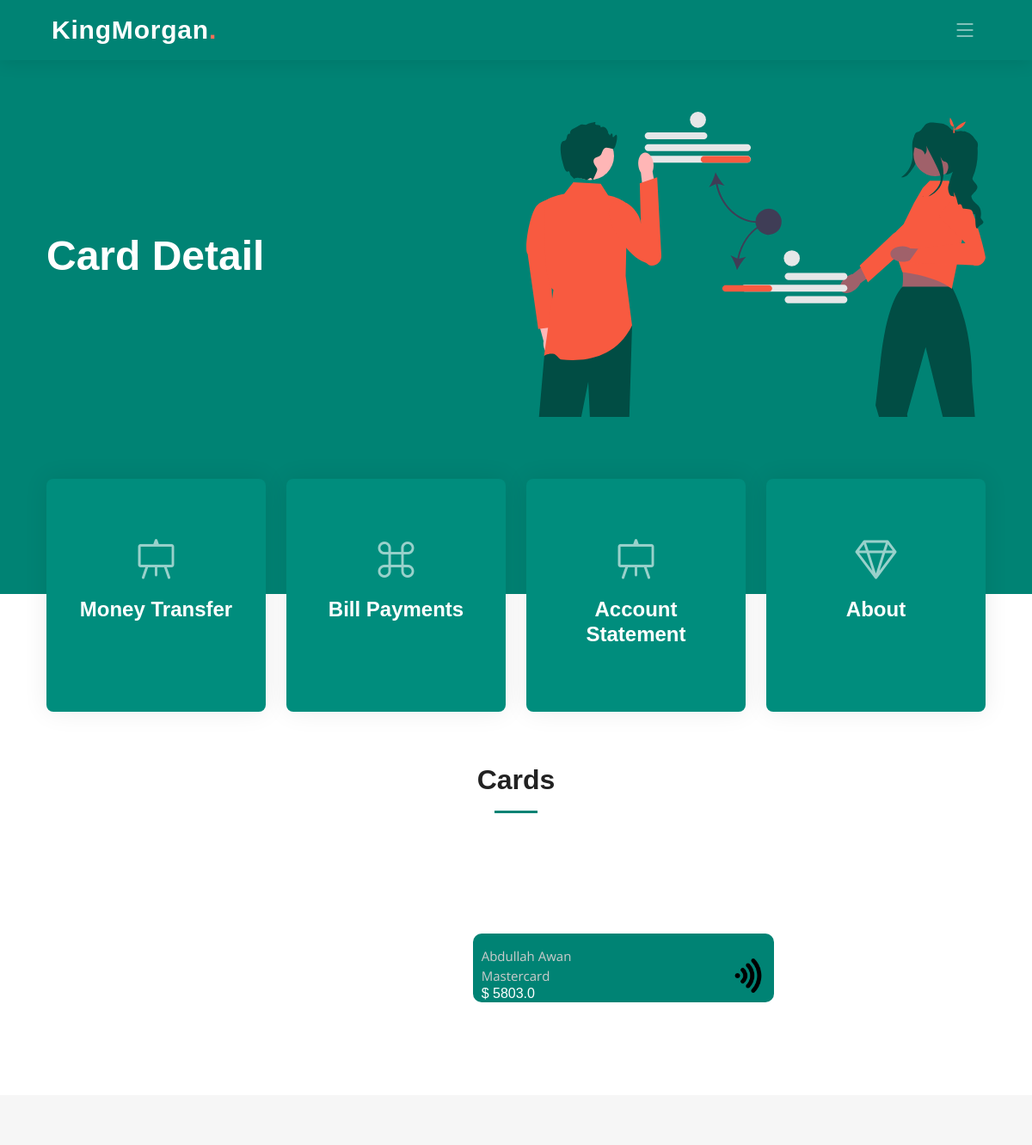
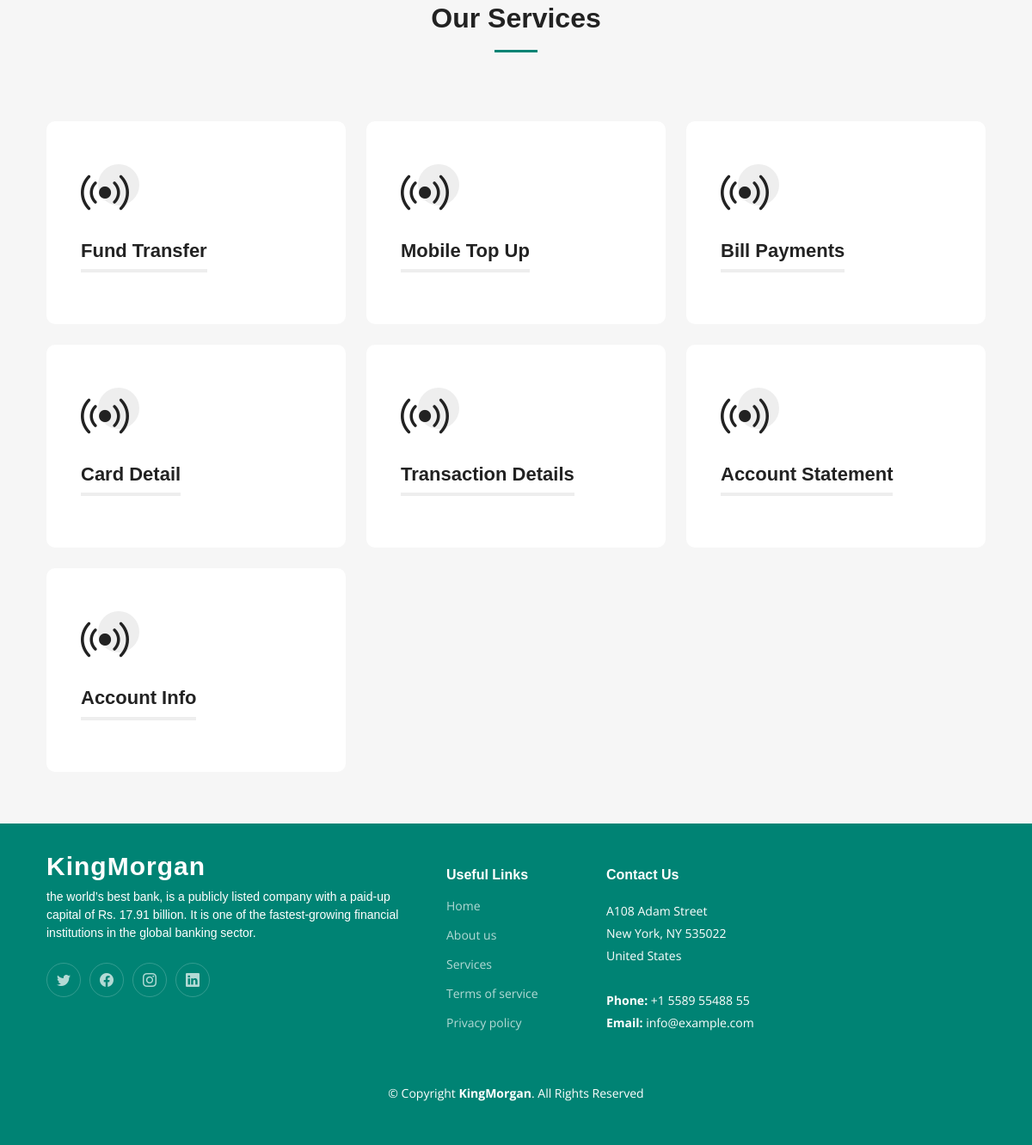
/card/ (signed in), run on the app's committed database (2 pictures, top to bottom).
### app/models.py (models this page shows)
class User(models.Model):
    name = models.CharField(max_length=100)
    email = models.EmailField()
    password = models.CharField(max_length=100)
    phone = models.CharField(max_length=100)
    address = models.CharField(max_length=100)
    CNIC = models.CharField(max_length=14, unique=True)
    phone = models.CharField(max_length=13, unique=True)
    username = models.CharField(max_length=150, null=False,default="")  # Added username field

class ATMcards(models.Model):
    VISA = 'Visa'
    MASTERCARD = 'Mastercard'
    AMERICAN_EXPRESS = 'American Express'
    CARD_TYPE_CHOICES = [
        (VISA, 'Visa'),
        (MASTERCARD, 'Mastercard'),
        (AMERICAN_EXPRESS, 'American Express'),
    ]
    accounts = models.ForeignKey(Accounts, on_delete=models.CASCADE)
    card_number = models.CharField(max_length=16, unique=True)
    pin = models.CharField(max_length=4)
    expiry_date = models.DateField()
    card_type = models.CharField(max_length=20, choices=CARD_TYPE_CHOICES)
    is_active = models.BooleanField(default=False)

class Accounts(models.Model):
    SAVING = 'Saving'
    CURRENT = 'Current'
    FIXED_DEPOSIT = 'Fixed Deposit'
    ACCOUNT_TYPE_CHOICES = [
        (SAVING, 'Saving'),
        (CURRENT, 'Current'),
        (FIXED_DEPOSIT, 'Fixed Deposit'),
    ]
    ACTIVE = 'Active'
    INACTIVE = 'Inactive'
    STATUS_CHOICES = [
        (ACTIVE, 'Active'),
        (INACTIVE, 'Inactive'),
    ]
    user = models.ForeignKey(User, on_delete=models.CASCADE)
    account_number = models.CharField(max_length=100, unique=True)
    balance = models.FloatField()
    account_type = models.CharField(max_length=20, choices=ACCOUNT_TYPE_CHOICES, default=CURRENT)
    status = models.CharField(max_length=20, choices=STATUS_CHOICES, default=ACTIVE)
    bank_id = models.ForeignKey('Banks', on_delete=models.CASCADE, default=11)

### app/views.py (the view)
# urls.py: path('card/', views.card, name='carddetail'),
def card(request):
    user_id = request.session.get('user')  # Make sure this session key is correct
    user = get_object_or_404(User, pk=user_id)
    account = get_object_or_404(Accounts, user_id=user)  # Use user instance here
    card = get_object_or_404(ATMcards, accounts_id=account)  # Use account instance here
    return render(request, 'dashboard/carddetail.html',{'card': card, 'account': account,'services': services,'user': user})

### app/templates/Dashboard/carddetail.html (shortened to what this page needs)
{% extends 'dashboard/index.html' %}
{% load static %}
{% block extra_head %}
  <link href="{% static 'css/card.css' %}" rel="stylesheet">
{% endblock extra_head %}
{% block hero %}<h2><span>Card Detail</span></h2>{% endblock hero %}
{% block content %}
<div class="section-header">
    <h2>Cards</h2>
  </div>
  <div class="card-container d-flex justify-content-center align-items-center" data-aos="fade-up" data-aos-delay="100">
    <div class="row gy-4 justify-content-center align-items-center" data-aos="fade-up" data-aos-delay="100">
      <div class="col-lg-4 col-md-6">
        <div class="upper">
          <div class="card" style="background-color: #008374;">
            <div class="details">
              <div class="d-flex justify-content-between align-items-center">
                <div class="d-flex flex-column card-details">
                  <span class="plus">{{ user.name }}</span>
                  <span class="plus">{{ card.card_type }}</span>
                  <h6 class="amount">$ {{ account.balance }}</h6>
                </div>
              </div>
              <img src="{% static 'img/wifisig.png' %}" width="40" class="coral">
            </div>
          </div>
        </div>
      </div>
    </div>
  </div>
  <section id="services" class="services sections-bg">
    <div class="container" data-aos="fade-up">
        <div class="section-header">
            <h2>Our Services</h2>
        </div>
        <div class="row gy-4" data-aos="fade-up" data-aos-delay="100">
            {% for service in services %}
                <div class="col-lg-4 col-md-6">
                    {% if service.url %}
                        <a href="{% url service.url %}">
                    {% endif %}
                        <div class="service-item position-relative">
                            <div class="icon">
                                <i class="bi {{ service.icon }}"></i>
                            </div>
                            <h3>{{ service.name }}</h3>
                        </div>
                    {% if service.url %}
                        </a>
                    {% endif %}
                </div>
            {% endfor %}
        </div>
    </div>
</section>
{% endblock content %}

### app/static/css/main.css (style rules this page uses)
:root { --font-default: "Open Sans", system-ui, -apple-system, "Segoe UI", Roboto, "Helvetica Neue", Arial, "Noto Sans", "Liberation Sans", sans-serif, "Apple Color Emoji", "Segoe UI Emoji", "Segoe UI Symbol", "Noto Color Emoji"; --font-primary: "Montserrat", sans-serif; --font-secondary: "Poppins", sans-serif; }
:root { --color-default: #222222; --color-primary: #008374; --color-secondary: #f85a40; }
:root { scroll-behavior: smooth; }
body { font-family: var(--font-default); color: var(--color-default); }
a { color: var(--color-primary); text-decoration: none; }
h1, h2, h3, h4, h5, h6 { font-family: var(--font-primary); }
section { padding: 60px 0; overflow: hidden; scroll-margin-top: 70px; overflow: clip; }
.sections-bg { background-color: #f6f6f6; }
.section-header { text-align: center; padding-bottom: 60px; }
.section-header h2 { font-size: 32px; font-weight: 600; margin-bottom: 20px; padding-bottom: 20px; position: relative; }
.section-header h2:after { content: ""; position: absolute; display: block; width: 50px; height: 3px; background: var(--color-primary); left: 0; right: 0; bottom: 0; margin: auto; }
.services { padding: 60px 0; }
.services .service-item { padding: 40px; background: #fff; height: 100%; border-radius: 10px; }
.services .service-item .icon { width: 48px; height: 48px; position: relative; margin-bottom: 50px; }
.services .service-item .icon i { color: var(--color-default); font-size: 56px; transition: ease-in-out 0.3s; z-index: 2; position: relative; }
.services .service-item .icon:before { position: absolute; content: ""; height: 100%; width: 100%; background: #eeeeee; border-radius: 50px; z-index: 1; top: 10px; right: -20px; transition: 0.3s; }
.services .service-item h3 { color: var(--color-default); font-weight: 700; margin: 0 0 20px 0; padding-bottom: 8px; font-size: 22px; position: relative; display: inline-block; border-bottom: 4px solid #eeeeee; transition: 0.3s; }
.hero h2 { font-size: 48px; font-weight: 700; margin-bottom: 20px; color: #fff; }

### app/static/css/card.css (style rules this page uses)
.card { padding: 10px; width: 350px; height: 80px; overflow: hidden; border-radius: 10px; cursor: pointer; border: none; position: relative }
.coral { transform: rotate(90deg) }
.card-details { margin-top: 5px }
.details { display: flex; justify-content: space-between; align-items: center }
.plus { color: #ccc; font-size: 15px }
.amount { color: #fff }
.card-container { display: flex; justify-content: center; align-items: center; height: 200px; width: 100%; }
.card { margin: auto; }

### data on the page
User: name "Abdullah Awan"
ATMcards: card_type "Mastercard"
Accounts: balance "5803.0"

### other printed values
{{ service.name }} "Fund Transfer" "Mobile Top Up" "Bill Payments" "Card Detail" "Transaction Details" "Account Statement" "Account Info"
